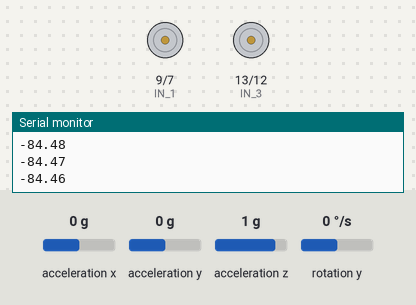
Bench run of a program on a simulated Arduino Nano, built with avr-gcc and run on an emulated ATmega328P. Parts: motor-driver pin pairs drawn as motors (green arrow = first pin HIGH = forward, orange = second pin HIGH = backward, longer = more drive, scaled by the enable pin), the last lines printed to the serial monitor. Wiring (inferred from the names in the program): MPU-6050 motion sensor at I2C address 0x68. Inputs (shaded band) come from the test bench; at power-on: rotation y 0 °/s, acceleration z 1 g, acceleration x 0 g, acceleration y 0 g.

Above: at 1.2 s.
1.3 s: rotation y set to 100 °/s
At 2.36 s:
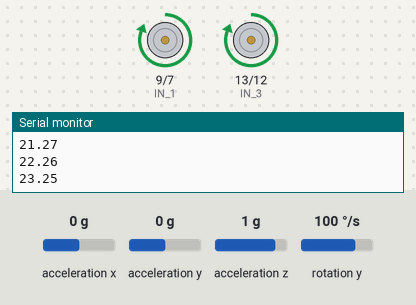
4.0 s: rotation y set to -192 °/s
At 4.83 s:
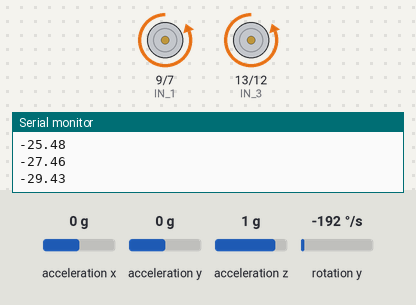
6.4 s: rotation y set to 0 °/s
9.4 s: acceleration z set to 0 g
At 9.9 s:
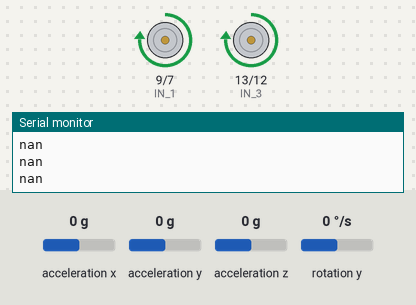
Timing chart, 0 to 11.9 s (numbered marks = the images above; inputs shaded):
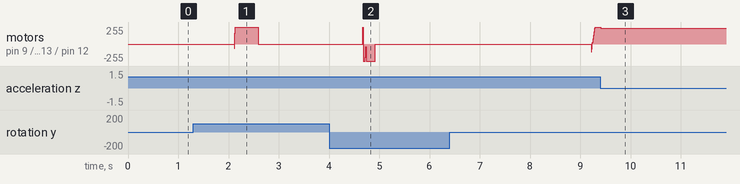

The program:

main.cpp
```cpp
#include <Arduino.h>
#include <Wire.h>
#include "KalmanFilter.h"
#include "MPU6050_Sensor.h"

#define PWM_A 6
#define PWM_B 5
#define IN_1 9
#define IN_2 7
#define IN_3 13
#define IN_4 12


MPU6050_Sensor mpu;

// Variances
float Qo = 0.001;
float Qb = 0.003;
float R = 20;

KalmanFilter kalmanFilter(Qo, Qb, R);

// Timers
unsigned long timer = 0;
float timeStep = 0.01;

// State
float* state = (float*)calloc(2, sizeof(float));

// Error variables
float error = 0;
float prevError = 0;
float totalError = 0;

// Angle
float desiredAngle = 0;

// PID Values
float Kp = 500;
float Ki = 15;
float Kd = 700;

// Controller Output
float output = 0;

// Start state variable
bool start = false;

void setup()
{
  Serial.begin(115200);

  Serial.println("Starting...");

  state[0] = -85;

  mpu.begin();

  // Initialize pinout
  pinMode(PWM_A, OUTPUT);
  pinMode(PWM_B, OUTPUT);
  pinMode(IN_1, OUTPUT);
  pinMode(IN_2, OUTPUT);
  pinMode(IN_3, OUTPUT);
  pinMode(IN_4, OUTPUT);

}

void loop()
{
  timer = millis();

  // Read accelerometer values
  float accelX = mpu.getAccelXAxis();
  float accelY = mpu.getAccelYAxis();
  float accelZ = mpu.getAccelZAxis();

  // Read gyro value
  float gyroY = mpu.getGyroYAxis();

  // Calculate Pitch
  float pitch = -atan(accelX / sqrt(accelY * accelY + accelZ * accelZ)) * RAD_TO_DEG;

  // Run measurement through kalman filter
  state = kalmanFilter.update(state, pitch, gyroY, timeStep);

  // Error calculations
  error = state[0] - desiredAngle;

  if(abs(error) > 45) start = false;

  if(abs(error) < 1) start = true;

  if(start){

    // Integral error
    totalError = totalError + error;

    // Constrain total error
    if(totalError > 500) totalError = 500;
    if(totalError < -500) totalError = -500;

    // PID Calculations
    output = Kp*error + Ki*totalError + Kd*(error - prevError);
    output = map(abs(output), 0, 1250, 0, 255);
    output = output > 255 ? 255 : output;

  }

  output = start ? output : 0;
  Serial.println(state[0]);
  prevError = error;

  if(error < 0) {
    digitalWrite(IN_1, LOW);
    digitalWrite(IN_2, HIGH);
    digitalWrite(IN_3, LOW);
    digitalWrite(IN_4, HIGH);
    analogWrite(PWM_A, output);
    analogWrite(PWM_B, output);
  }else{
    digitalWrite(IN_1, HIGH);
    digitalWrite(IN_2, LOW);
    digitalWrite(IN_3, HIGH);
    digitalWrite(IN_4, LOW);
    analogWrite(PWM_A, output);
    analogWrite(PWM_B, output);
  }

  // Wait to full timeStep period
  delay((timeStep*1000) - (millis() - timer));

}
```

KalmanFilter.h
```cpp
#ifndef KALMANFILTER_H
#define KALMANFILTER_H

class KalmanFilter{

private:
    // Process and Measurement Noise
    float Q[2][2];
    float R;

    // Error Covariance Matrix
    float P[2][2];

    // Preprocess states
    float* predict(float state[], float theta_dot, float dt);


public:

    // Variance Parameters
    KalmanFilter(float Qo, float Qb, float R);

    // Update state
    float* update(float state[], float theta, float theta_dot, float dt);

};

#endif
```

MPU6050_Sensor.h
```cpp
#include <Wire.h>
#include <Arduino.h>

#ifndef MPU6050_SENSOR_H
#define MPU6050_SENSOR_H

class MPU6050_Sensor {

private:

    static uint8_t board_address_read;
    static uint8_t power_mgmt_1;
    static uint8_t gyro_config;
    static uint8_t gyro_xout_h;
    static uint8_t gyro_yout_h;
    static uint8_t accel_xout_h;
    static uint8_t accel_yout_h;
    static uint8_t accel_zout_h;


public:

    void begin();
    float getGyroXAxis();
    float getGyroYAxis();
    float getAccelXAxis();
    float getAccelYAxis();
    float getAccelZAxis();

};

#endif
```

KalmanFilter.cpp
```cpp
#include <Arduino.h>
#include "KalmanFilter.h"


KalmanFilter::KalmanFilter(float Qo, float Qb, float R){
    this->Q[0][0] = Qo;
    this->Q[1][1] = Qb;
    this->R = R;

    this->P[0][0] = 0;
    this->P[0][1] = 0;
    this->P[1][0] = 0;
    this->P[1][1] = 0;
}

float* KalmanFilter::predict(float state[], float theta_dot, float dt){

    // Update state using previous state (Xk|k-1)
    state[0] = state[0] + dt*(theta_dot - state[1]);

    // Update error covariance using previous error covariance (Pk|k-1)
    P[0][0] = P[0][0] + dt*(dt*P[1][1] - P[0][1] - P[1][0] + Q[0][0]);
    P[0][1] = P[0][1] - dt * P[1][1];
    P[1][0] = P[1][0] - dt * P[1][1];
    P[1][1] = P[1][1] + Q[1][1] * dt;

    return state;
}

float* KalmanFilter::update(float state[], float theta, float theta_dot, float dt){

    // Get priori state
    state = predict(state, theta_dot, dt);

    // Inovation
    float y = theta - state[0];

    // Inovation Covariance
    float S = P[0][0] + R;

    // Kalman Gain
    float K[2];

    K[0] = P[0][0] / S;
    K[1] = P[1][0] / S;

    // Update to current state
    state[0] = state[0] + y * K[0];
    state[1] = state[1] + y * K[1];

    // Update Error Covariance Matrix
    float P00_temp = P[0][0];
    float P01_temp = P[0][1];

    P[0][0] = P[0][0] - K[0] * P00_temp;
    P[0][1] = P[0][1] - K[0] * P01_temp;
    P[1][0] = P[1][0] - K[1] * P00_temp;
    P[1][1] = P[1][1] - K[1] * P01_temp;

    // Return current state (Xk|k)
    return state;
}
```

MPU6050_Sensor.cpp
```cpp
#include "MPU6050_Sensor.h"

uint8_t MPU6050_Sensor::board_address_read = 0x68;
uint8_t MPU6050_Sensor::power_mgmt_1 = 0x6B;
uint8_t MPU6050_Sensor::gyro_config = 0x1B;
uint8_t MPU6050_Sensor::gyro_xout_h = 0x43;
uint8_t MPU6050_Sensor::gyro_yout_h = 0x45;
uint8_t MPU6050_Sensor::accel_xout_h = 0x3B;
uint8_t MPU6050_Sensor::accel_yout_h = 0x3D;
uint8_t MPU6050_Sensor::accel_zout_h = 0x3F;

void MPU6050_Sensor::begin() {
    Wire.begin();
    Wire.beginTransmission(board_address_read);
    Wire.write(power_mgmt_1);
    Wire.write(0x08); // Turn off temperature sensor
    Wire.endTransmission(true);
    delay(50);
    Wire.beginTransmission(board_address_read);
    Wire.write(gyro_config);
    Wire.write(0x00); // Configure Gyroscope FS_SEL bits
    Wire.endTransmission(true);
}

float MPU6050_Sensor::getGyroXAxis() {
    Wire.beginTransmission(board_address_read);
    Wire.write(gyro_xout_h);
    Wire.endTransmission(true);
    Wire.requestFrom(board_address_read, 2, true);
    int16_t gyroXRaw = Wire.read() << 8 | Wire.read();
    return gyroXRaw / 131.0f; // Remove LSB unit
}

float MPU6050_Sensor::getGyroYAxis() {
    Wire.beginTransmission(board_address_read);
    Wire.write(gyro_yout_h);
    Wire.endTransmission(true);
    Wire.requestFrom(board_address_read, 2, true);
    int16_t gyroYRaw = Wire.read() << 8 | Wire.read();
    return gyroYRaw / 131.0f; // Remove LSB unit
}

float MPU6050_Sensor::getAccelXAxis() {
    Wire.beginTransmission(board_address_read);
    Wire.write(accel_xout_h);
    Wire.endTransmission(true);
    Wire.requestFrom(board_address_read, 2, true);
    int16_t accelXRaw = Wire.read() << 8 | Wire.read();
    return accelXRaw / 16384.0f; // Remove LSB unit
}


float MPU6050_Sensor::getAccelYAxis() {
    Wire.beginTransmission(board_address_read);
    Wire.write(accel_yout_h);
    Wire.endTransmission(true);
    Wire.requestFrom(board_address_read, 2, true);
    int16_t accelYRaw = Wire.read() << 8 | Wire.read();
    return accelYRaw / 16384.0f; // Remove LSB unit
}

float MPU6050_Sensor::getAccelZAxis() {
    Wire.beginTransmission(board_address_read);
    Wire.write(accel_zout_h);
    Wire.endTransmission(true);
    Wire.requestFrom(board_address_read, 2, true);
    int16_t accelZRaw = Wire.read() << 8 | Wire.read();
    return accelZRaw / 16384.0f; // Remove LSB unit
}
```

Measured:
- after the input at 1.3 s, motor on pin 9 (IN_1) / pin 7 (IN_2), motor on pin 13 (IN_3) / pin 12 (IN_4): stopped → forward 255/255 after 0.82 s, → stopped 0.47 s later
- after the input at 4.0 s, motor on pin 9 (IN_1) / pin 7 (IN_2), motor on pin 13 (IN_3) / pin 12 (IN_4): stopped → backward 255/255 after 0.68 s, → stopped 0.24 s later
- after the input at 9.4 s, motor on pin 9 (IN_1) / pin 7 (IN_2), motor on pin 13 (IN_3) / pin 12 (IN_4): forward 255/255 → forward 236/255 at once
